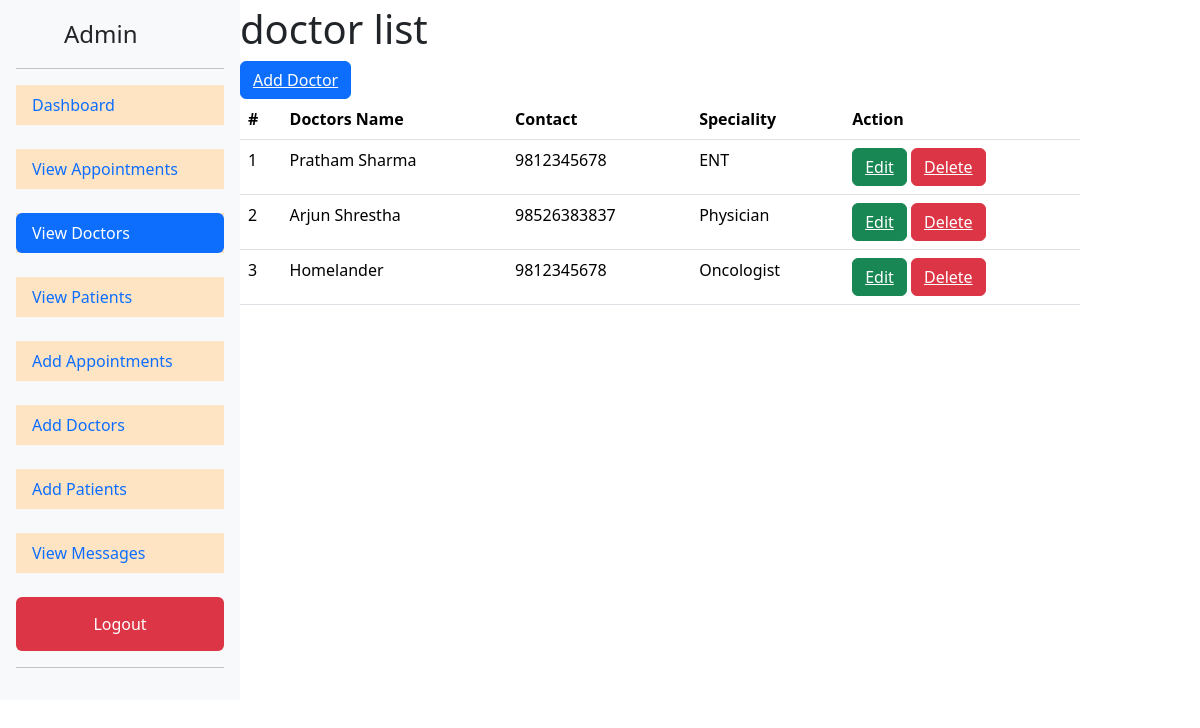
Page /viewdoctor (signed in) on the earlier database version.
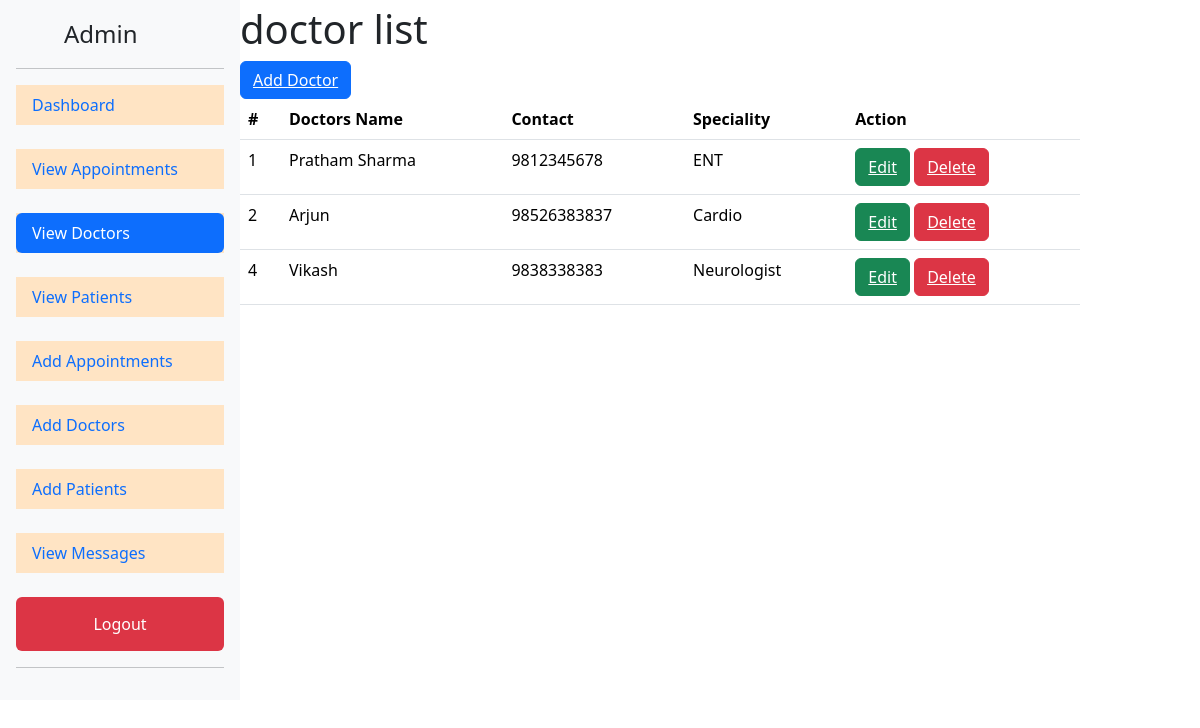
Same page on the later database version.
### Hospital/models.py (models this page shows, shortened)
class Doctor(models.Model):
    Doctor_name = models.CharField(max_length=100)
    Contact_no = models.IntegerField()
    Speciality = models.CharField(max_length=100)

### Hospital/views.py (the view)
# urls.py: path('viewdoctor',viewdoctor,name='viewdoctor'),
@login_required(login_url="adlogin")
def viewdoctor(request):
    mydoc=Doctor.objects.all()
    return render(request,'viewdoctor.html',{'doctors':mydoc})

### templates/viewdoctor.html
{% extends "baseadmin.html" %}
{% block content %}
<h1>doctor list</h1>
<button class="btn btn-primary"><a href="{% url 'adddoctor' %}" class="text-white">Add Doctor</a></button>
<table class="table">
    <thead class="thead-dark">
      <tr>
        <th scope="col">#</th>
        <th scope="col">Doctors Name</th>
        <th scope="col">Contact</th>
        <th scope="col">Speciality</th>
        <th scope="col">Action</th>
      </tr>
    </thead>
    <tbody>
        {% for d in doctors %}
        <tr>
            <td>{{d.id}}</td>
            <td>{{d.Doctor_name}}</td>
            <td>{{d.Contact_no}}</td>
            <td>{{d.Speciality}}</td>
            <td><button class="btn btn-success"><a href="{% url 'editdoctor' d.id %}" class="text-white">Edit</a></button> <button class="btn btn-danger"><a href="{% url "deldoctor" d.id %}" class="text-white">Delete</a></button></td>
        </tr>
        {% endfor %}
    </tbody>
  </table>
{% endblock content %}

Differences in the rows shown:
removed Doctor: id "3", Doctor_name "Homelander", Contact_no "9812345678", Speciality "Oncologist"
changed Doctor id 2: Doctor_name "Arjun Shrestha" → "Arjun"; Speciality "Physician" → "Cardio"
added Doctor: id "4", Doctor_name "Vikash", Contact_no "9838338383", Speciality "Neurologist"
